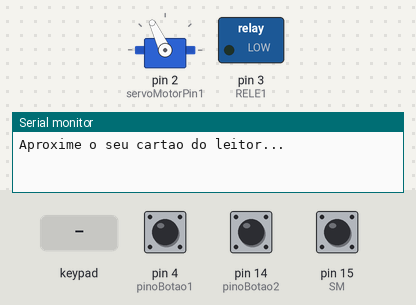
The sketch below on a simulated Arduino Uno, built with avr-gcc and run on an emulated ATmega328P. Parts: servo, switched loads named in the sketch (green lamp = pin HIGH), the last lines printed to the serial monitor. The test bench sets the inputs (shaded band); at power-on: pin 4 (pinoBotao1) HIGH, pin 14 (pinoBotao2) LOW, pin 15 (SM) HIGH. Pins used as bus, display or sensor lines are not drawn.

Above: at 1.2 s.
1.3 s: keypad keys 3 9 7 3 # pressed 0.4 s apart
At 3.7 s:
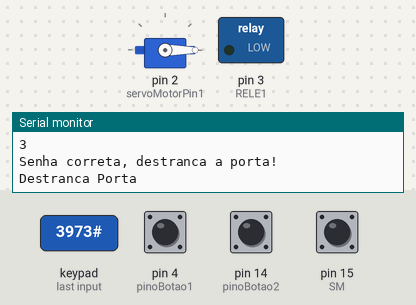
At 7.1 s:
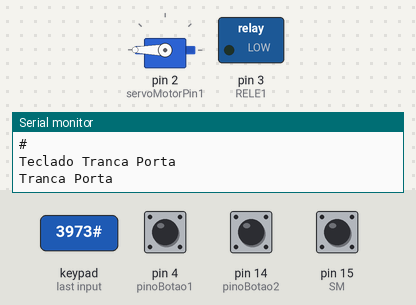
9.3 s: pin 4 (pinoBotao1) pulled LOW for 1 s
At 10.24 s:
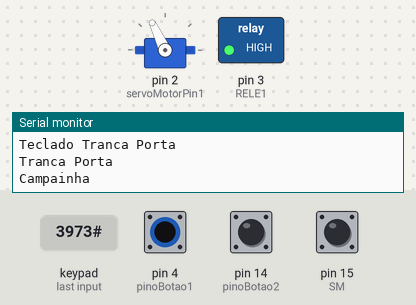
Timing chart, 0 to 12.3 s (numbered marks = the images above; inputs shaded):
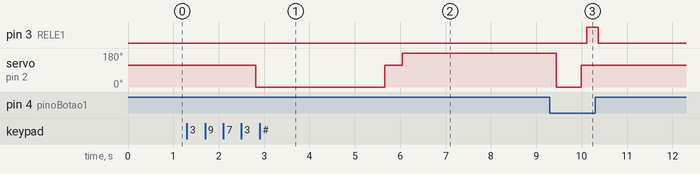

The sketch:

teclado-rfid-botoes-rele-servo-sm.ino
```cpp
#include <SPI.h>
#include <MFRC522.h>

#define SS_PIN 10
#define RST_PIN 9
MFRC522 mfrc522(SS_PIN, RST_PIN);   // Create MFRC522 instance.

//incluindo biblioteca para controle do servomotor
#include "Servo.h"
Servo servoMotorObj1;
int servoMotorPin1 = 2;
int FLAGTrancaPorta = 1; //trancada

//bt
byte pinoBotao1 = 4;
byte pinoBotao2 = 14;
const long DEBOUNCE_DELAY_1 = 100;
int leitura_anterior_1 = 0;
int leitura_anterior_db_1 = 0;
long time_ultimo_debounce_1 = 0;
int debounce_ok_1 = 0;

//rele
 int  RELE1 = 3; // luzHall

 //SM
 //sensor magnetico
int SM = 15;
int mostraPorta;

////////////////////////////////////////////////////////////////////////////////////
#include <Keypad.h>

char* senha = "3973";
int position = 0;

const byte numRows=4; // Numero de linhas
const byte numCols=4; // Numero de colunas

char keymap[numRows][numCols]= // Aqui é feito o "mapa" do teclado, que são as teclas
{
 {'1','2','3','A'},
 {'4','5','6','B'},
 {'7','8','9','C'},
 {'*','0','#','D'},
};

byte rowPins[numRows] = {8,7,6,5}; // Pinos digitais onde as linhas estão conectadas
byte colPins[numCols] = {16,17,18,19}; // Pinos digitais onde as colunas estão conectadas

Keypad myKeypad = Keypad(makeKeymap(keymap), rowPins, colPins, numRows, numCols);

void setup()
{
 Serial.begin(9600);

 pinMode(pinoBotao1, INPUT);//bt1
  pinMode(pinoBotao2, INPUT);//bt2

 pinMode(RELE1, OUTPUT);
 digitalWrite(RELE1, LOW);

 pinMode(SM, INPUT); //sensor magnetico

  SPI.begin();      // Inicia  SPI bus
  mfrc522.PCD_Init();   // Inicia MFRC522
  Serial.println("Aproxime o seu cartao do leitor...");
  Serial.println();

  servoMotorObj1.attach(servoMotorPin1);
  servoMotorObj1.write(115); // 70 aqui o motor irá "parar"
  FLAGTrancaPorta = 1;
}


void loop()
{


  botoes();

  teclado();

  verificaPorta();

  rfid();

}


void botoes()
{
  if(digitalRead(pinoBotao1) == 0){
    digitalWrite(RELE1, HIGH);
    Serial.println("Campainha");
  }else{
    digitalWrite(RELE1, LOW);
  }

  int leitura_atual_1 = digitalRead(pinoBotao2);
  if(leitura_atual_1 != leitura_anterior_1){time_ultimo_debounce_1 = millis(); debounce_ok_1;}
  if((millis()-time_ultimo_debounce_1)>DEBOUNCE_DELAY_1){debounce_ok_1=1;}
  if(debounce_ok_1 == 1){
    if(leitura_atual_1 == 1 && leitura_anterior_db_1 == 0){

      if(FLAGTrancaPorta == 0){ fechaTrancaPorta(); } else { abreTrancaPorta(); }

  }
    leitura_anterior_db_1 = leitura_atual_1;

  }
}


void teclado()
{
  char keypressed = myKeypad.getKey();
  if(keypressed !=  NO_KEY)
  {
  Serial.println(keypressed);
  }

  if (keypressed == '*' || keypressed == '#'){
    position = 0;
    fechadoOk(true);
  }
  if (keypressed == senha[position]){
    position ++;
  }
  if (position == 4){
    fechadoOk(false);
  }
  delay(100);
}
void fechadoOk(int fechado){
  if (fechado){
    Serial.println("Teclado Tranca Porta");
    fechaTrancaPorta();
  }
  else{
    Serial.println("Senha correta, destranca a porta!");
    abreTrancaPorta();
  }
}

void rfid()
{
  // Look for new cards
  if ( ! mfrc522.PICC_IsNewCardPresent())
  {
    return;
  }
  // Select one of the cards
  if ( ! mfrc522.PICC_ReadCardSerial())
  {
    return;
  }
  String conteudo= "";
  byte letra;
  for (byte i = 0; i < mfrc522.uid.size; i++)
  {
     conteudo.concat(String(mfrc522.uid.uidByte[i] < 0x10 ? " 0" : " "));
     conteudo.concat(String(mfrc522.uid.uidByte[i], HEX));
  }


  conteudo.toUpperCase();
  if (conteudo.substring(1) == "A3 42 BA A9") //UID 1 - Chaveiro
  {
    Serial.print("Mensagem : ");
    Serial.println("Ola Chaveiro !");
    if(FLAGTrancaPorta == 0){ fechaTrancaPorta(); } else { abreTrancaPorta(); }

  }else if (conteudo.substring(1) == "D4 28 5E 74") //UID 2 - Cartao
  {
    Serial.print("Mensagem : ");
    Serial.println("Ola Cartao !!!");
    if(FLAGTrancaPorta == 0){ fechaTrancaPorta(); } else { abreTrancaPorta(); }

  }else{
    Serial.print("UID da tag :");
    Serial.println(conteudo);

  }
}


int valorSMDb;
void verificaPorta()
{
  int valorSM = digitalRead(SM);
  if(valorSM == 0){ //sensor aberto
    if(FLAGTrancaPorta != 2){Serial.println("Porta Aberta");}
    FLAGTrancaPorta = 2;                    // desabilita tranca da porta
    valorSMDb = 0;
  }else{ //sensor fechado
    if(FLAGTrancaPorta == 2){
      FLAGTrancaPorta = 0; // Habilita tranca da porta
      Serial.println("Porta Fechada");
    }
    valorSMDb = 1;
  }

  if(mostraPorta == 1 ){
   Serial.println(digitalRead(SM));
  }

}


void abreTrancaPorta()
{
  //Serial.println(FLAGTrancaPorta);
  if(FLAGTrancaPorta != 0  && FLAGTrancaPorta != 2 ){
    Serial.println("Destranca Porta");
    servoMotorObj1.write(0); //0 aqui o motor irá "fechar"
    delay(2850);
    servoMotorObj1.write(115); //70 aqui o motor irá "parar"
    FLAGTrancaPorta = 0;

  }
}

void fechaTrancaPorta()
{
  //Serial.println(FLAGTrancaPorta);
  if(FLAGTrancaPorta != 1 && FLAGTrancaPorta != 2){
    Serial.println("Tranca Porta");
    servoMotorObj1.write(180); //180 aqui o motor irá "fechar"
    delay(3400);
    servoMotorObj1.write(0);   //0 aqui o motor irá "abrir"
    delay(550);
    servoMotorObj1.write(115); //70 aqui o motor irá "parar"
    FLAGTrancaPorta = 1;

  }
}

void abreTrincoPorta()
{
  if(FLAGTrancaPorta == 0){
    Serial.println("Abre trinco");
    servoMotorObj1.write(0); //0 aqui o motor irá "fechar"
    delay(700);
    servoMotorObj1.write(180); //180 aqui o motor irá "abrir"
    delay(750);
    servoMotorObj1.write(115); //70 aqui o motor irá "parar"

  }
}
///////////////////////////////////////////////////////////////////////////////////////////////////////////
```

Measured:
- after the input at 1.3 s, servo on pin 2 (servoMotorPin1): 115° → 0° after 1.5 s, → 115° 2.9 s later, → 180° 0.38 s later
- after the input at 9.3 s, pin 3 (RELE1): LOW → HIGH after 0.82 s, → LOW 0.25 s later
